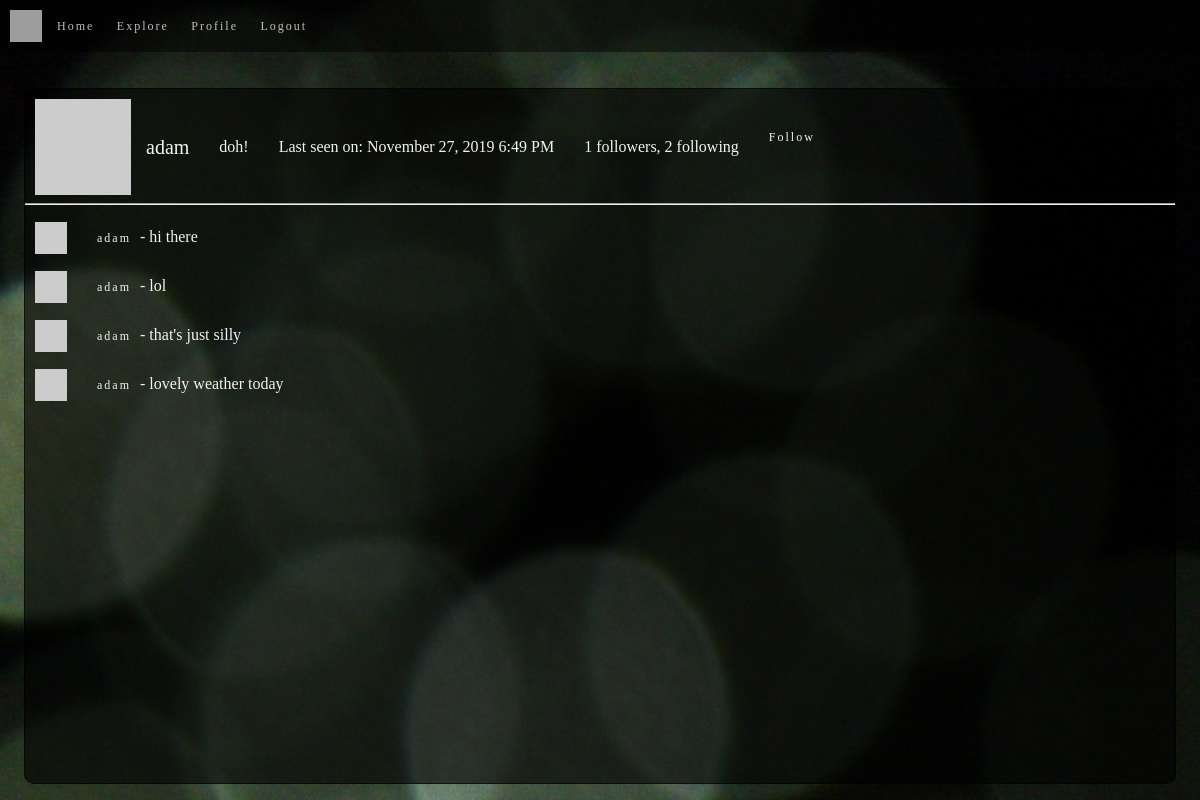
Screenshot of /user/adam (signed in) with the database file from the repository.
### app/models.py (models this page shows, shortened)
class User(UserMixin, db.Model):
    id = db.Column(db.Integer, primary_key=True)
    username = db.Column(db.String(64), index=True, unique=True)
    email = db.Column(db.String(120), index=True, unique=True)
    password_hash = db.Column(db.String(128))
    posts = db.relationship('Post', backref='author', lazy='dynamic')
    about_me = db.Column(db.String(140))
    last_seen = db.Column(db.DateTime, default=datetime.utcnow)
    followed = db.relationship(
        'User', secondary=followers,
        primaryjoin=(followers.c.follower_id == id),
        secondaryjoin=(followers.c.followed_id == id),
        backref=db.backref('followers', lazy='dynamic'), lazy='dynamic')
    def avatar(self):
        digest = md5(self.email.lower().encode('utf-8')).hexdigest()
        return avatar_dicebear("jdenticon", digest[12:])
    def is_following(self, user):
        try:
            return self.followed.filter(
                followers.c.followed_id == user.id).count() > 0
        except AttributeError as e:
            return False

class Post(db.Model):
    id = db.Column(db.Integer, primary_key=True)
    body = db.Column(db.String(140))
    timestamp = db.Column(db.DateTime, index=True, default=datetime.utcnow)
    user_id = db.Column(db.Integer, db.ForeignKey('user.id'))

### app/routes.py (the view)
@app.route('/user/<username>')
@login_required
def user(username):
    user = User.query.filter_by(username=username).first_or_404()
    page = request.args.get('page', 1, type=int)
    posts = user.posts.order_by(Post.timestamp.desc()).paginate(
        page, app.config['POSTS_PER_PAGE'], False)
    next_url = url_for('/user/{}'.format(username), page=posts.next_num) if posts.has_next else None
    prev_url = url_for('/user/{}'.format(username), page=posts.prev_num) if posts.has_prev else None
    return render_template('user.html', user=user, posts=posts.items, next_url=next_url, prev_url=prev_url)

### app/models.py (called while the page is built)
@login.user_loader
def load_user(id):
    return User.query.get(int(id))

### app/routes.py (called while the page is built)
@app.before_request
def before_request():
    if current_user.is_authenticated:
        current_user.last_seen = datetime.utcnow()
        db.session.commit()

### app/utils.py (called while the page is built)
def avatar_dicebear(sprite, seed, mood=None):
    valid_sprites = [
        "male", "female", "human", "identicon",
        "initials", "bottts", "avataaars", "jdenticon", "gridy"]
    valid_moods = ["happy", "sad", "surprised"]
    if sprite not in valid_sprites:
        return "SPRITE MUST BE ONE OF : {}".format(", ".join(valid_sprites))
    if (mood is not None) and (mood in valid_moods):
        return "https://avatars.dicebear.com/v2/{sprites}/{seed}.svg?options[mood][]={mood}".format(sprites=sprite, seed=seed, mood=mood)
    return "https://avatars.dicebear.com/v2/{sprites}/{seed}.svg".format(sprites=sprite, seed=seed)

### app/templates/user.html (shortened to what this page needs)
{% extends "base.html" %}
{% block content %}
    <section class="profile-head">
        <img src="{{ user.avatar() }}" width="96px">
        <div class="profile-neck">
            <h1>{{ user.username }}</h1>
            {% if user.about_me %}<p>{{ user.about_me }}</p>{% endif %}
            {% if user.last_seen %}<p>Last seen on: {{ moment(user.last_seen).format('LLL') }}</p>{% endif %}
            <p>{{ user.followers.count() }} followers, {{ user.followed.count() }} following</p>
            {% if user == current_user %}
            <a href="{{ url_for('edit_profile') }}">Edit your profile</a>
            {% elif not current_user.is_following(user) %}
            <a href="{{ url_for('follow', username=user.username) }}">Follow</a>
            {% else %}
            <a href="{{ url_for('unfollow', username=user.username) }}">Unfollow</a>
            {% endif %}
        </div>
    </section>
    <hr>
    {% for post in posts %}
        {% include "_post.html" %}
    {% endfor %}
    {% endblock %}

### app/templates/_post.html
<section class="user-post">
    <img src="{{ post.author.avatar() }}" width="32px">
    <p class="user-posted">
        <a href="{{ url_for('user', username=post.author.username) }}">{{ post.author.username }}</a>
         - <b>{{ post.body }}</b>
    </p>
</section>

### app/static/css/index.css (style rules this page uses)
html, body, div, span, applet, object, iframe, h1, h2, h3, h4, h5, h6, p, blockquote, pre, a, abbr, acronym, address, big, cite, code, del, dfn, em, img, ins, kbd, q, s, samp, small, strike, strong, sub, sup, tt, var, b, u, i, center, dl, dt, dd, ol, ul, li, fieldset, form, label, legend, table, caption, tbody, tfoot, thead, tr, th, td, article, aside, canvas, details, embed, figure, figcaption, footer, header, hgroup, menu, nav, output, ruby, section, summary, time, mark, audio, video { margin: 0; padding: 0; border: 0; font-size: 100%; font: inherit; vertical-align: baseline; }
article, aside, details, figcaption, figure, footer, header, hgroup, menu, nav, section { display: block; }
body { line-height: 1; }
* { box-sizing: border-box; }
html { font-size: 62.5%; }
html, body { font-family: 'sans-serif'; }
a { color: #f2f2f2; text-decoration: none; padding: 5px; }
body { margin: 0; }
body { background-image: url("../images/becca-romine-Lll4QeybDEg-unsplash.jpg"); display: flex; flex-direction: column; }
.body-content h1 { padding: 1.5rem; }
.body-content p { padding: 1.5rem; }
h1 { font-size: 2rem; color: #f2f2f2; }
a { font-size: 1.2rem; letter-spacing: 0.2rem; padding-left: 1.5rem; }
.user-post, .profile-head { display: flex; align-items: center; flex-wrap: wrap; padding-left: 1rem; color: #f2f2f2; background-color: rgba(0, 0, 0, 0); }
.profile-neck { display: flex; flex-wrap: wrap; }

### rows the page displays
User: username "adam", about_me "doh!", last_seen "November 27, 2019 6:49 PM"
Post: author.username "adam", body "hi there"
Post: author.username "adam", body "lol"
Post: author.username "adam", body "that's just silly"
Post: author.username "adam", body "lovely weather today"

### other values shown
{{ user.followers.count() }} "1"
{{ user.followed.count() }} "2"
